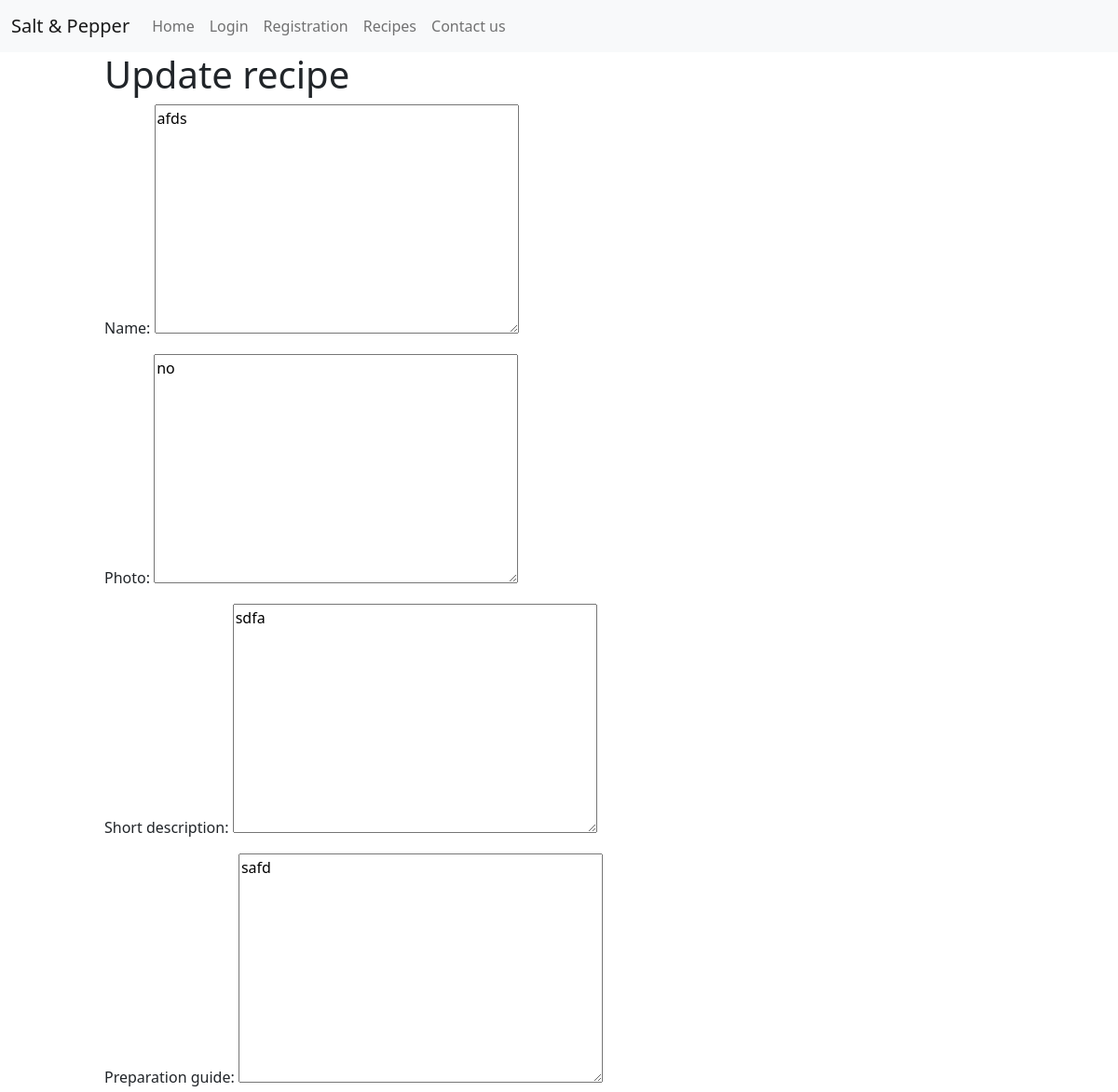
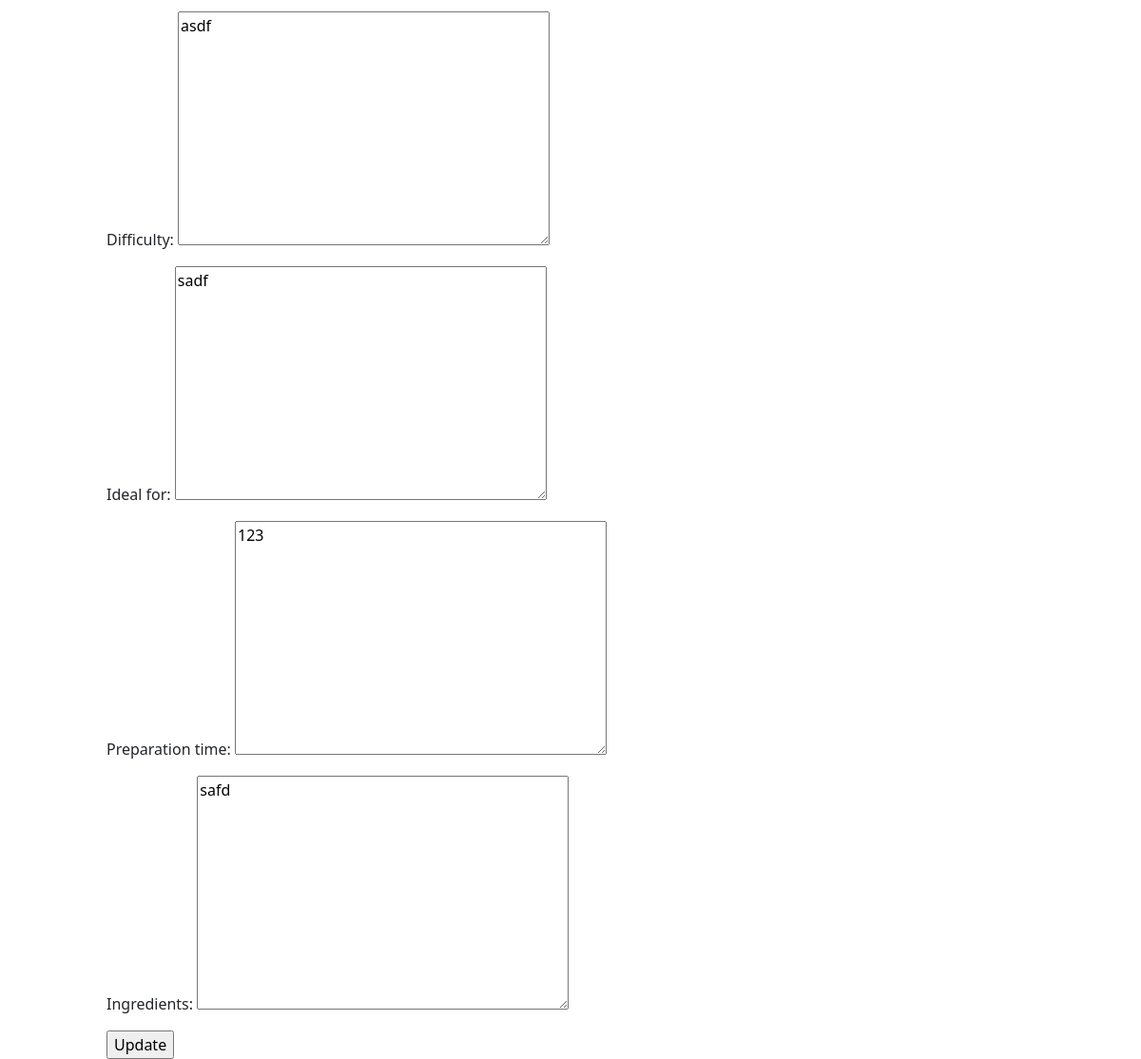
The page /update-recipe/1/ on the database its author committed (2 pictures, top to bottom).
### recipe_collection/models.py (models this page shows, shortened)
class Recipe(models.Model):
    name = models.TextField()
    photo = models.TextField()
    short_description = models.TextField(default="")
    preparation_guide = models.TextField()
    difficulty = models.TextField()
    ideal_for = models.TextField()
    preparation_time = models.TextField()
    ingredients = models.TextField()

### recipe_collection/views.py (the view)
# urls.py: path('update-recipe/<int:id>/', Views.update_recipe),
def update_recipe(request, id):
    recipe = Recipe.objects.filter(id=id)
    context = {
        "recipes": Recipe.objects.all(),
        "form": RecipeForm(instance=recipe[0]),
        "recipe_id": recipe[0].id
    }
    return render(request, "update-recipe.html", context)

### recipe_collection/forms.py
class RecipeForm(forms.ModelForm):
    class Meta:
        model = Recipe
        fields = [
          'name',
          'photo',
          'short_description',
          'preparation_guide',
          'difficulty',
          'ideal_for',
          'preparation_time',
          'ingredients'
        ]

### templates/update-recipe.html (shortened to what this page needs)
{% extends 'base.html' %}
{% block content %}
<div class="container-fluid">
    <div class="row">
      <div class="col-sm-1">
      </div>
      <div class="col-sm-10" >
        <h1>Update recipe</h1>
        <form action="/edit-recipe/" method="POST">
          {{ form.as_p }}
          <input type='submit' value='Update' />
        </form>
      </div>
      <div class="col-sm-1"></div>
    </div>
</div>
{% endblock %}

### rows shown on the page
Recipe: name "afds", photo "no", short_description "sdfa", preparation_guide "safd", difficulty "asdf", ideal_for "sadf", preparation_time "123", ingredients "safd"
